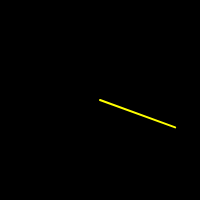
Frame 1 (no input)
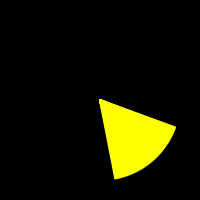
Frame 60 (no input)
Frame 120 (the mouse pressed at the canvas centre since frame 60): identical to frame 60, image omitted

The p5.js sketch that drew these frames (run headless with seeded random() and noise() and a simulated clock; from frame 60 on, the mouse is pressed at the canvas centre):

// p5.js sketch
// ── sketch.js
let angle;

function setup() {
    createCanvas(200, 200);
    angleMode(DEGREES);
    strokeWeight(2);
    stroke(255,255,0);
    background(0);
    
    angle = 20;
}

function draw() {
    
    //draw one line
    translate(100,100);
    rotate(angle);
    line(0,0,80,0);
    if(angle<340)
    angle++;
    
}
function mousePressed(){
  
 
  background(0);
   angle = 20;
}
